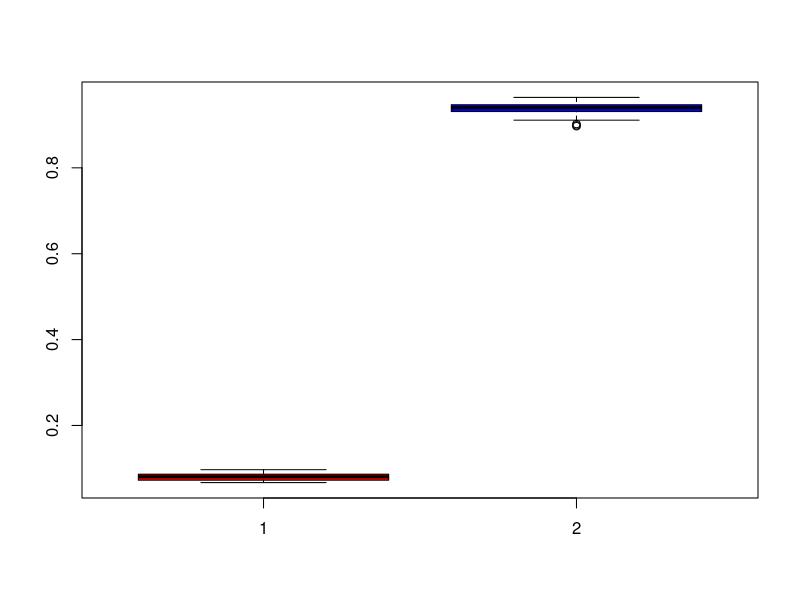
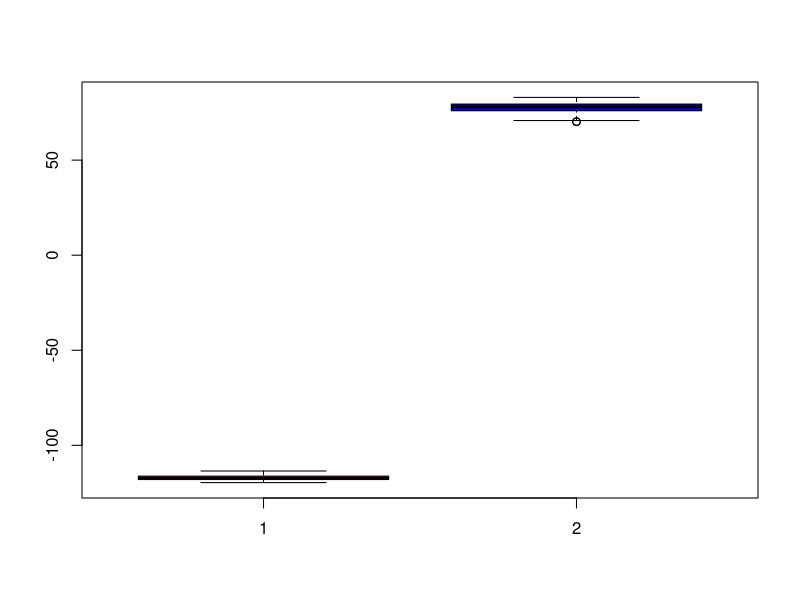
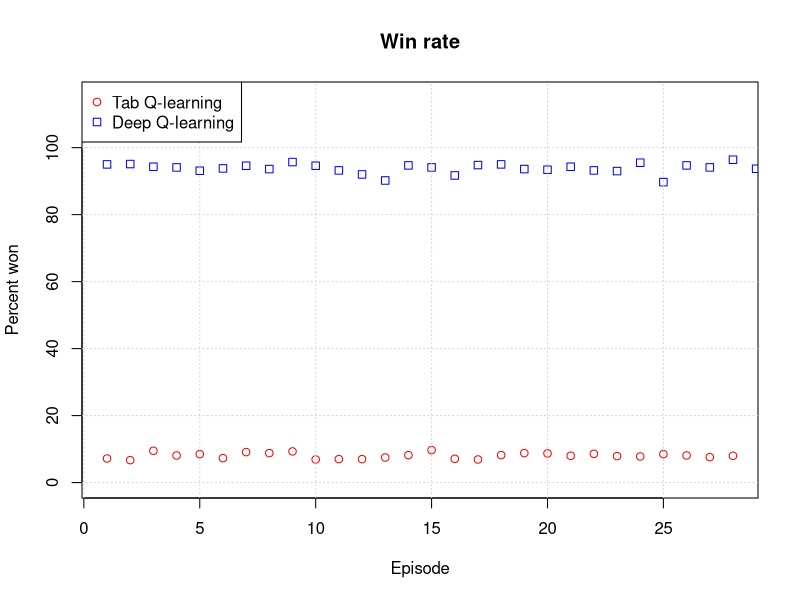
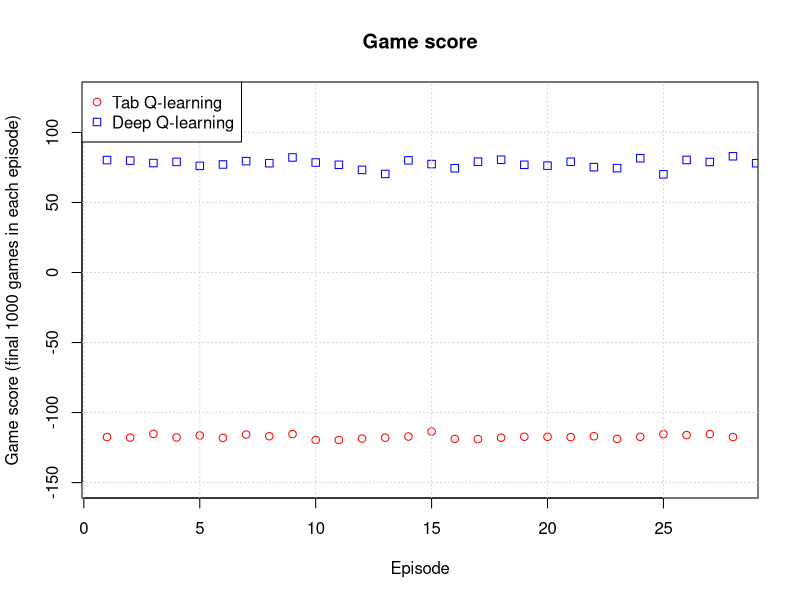
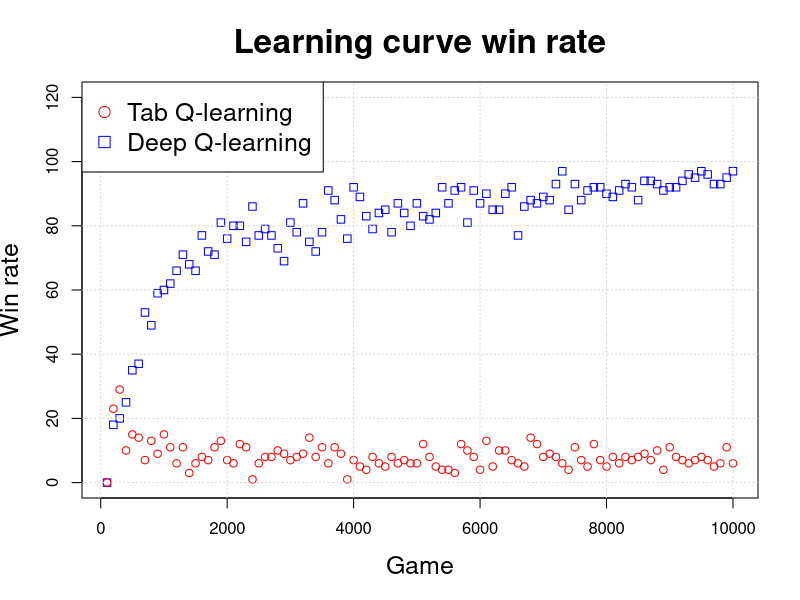
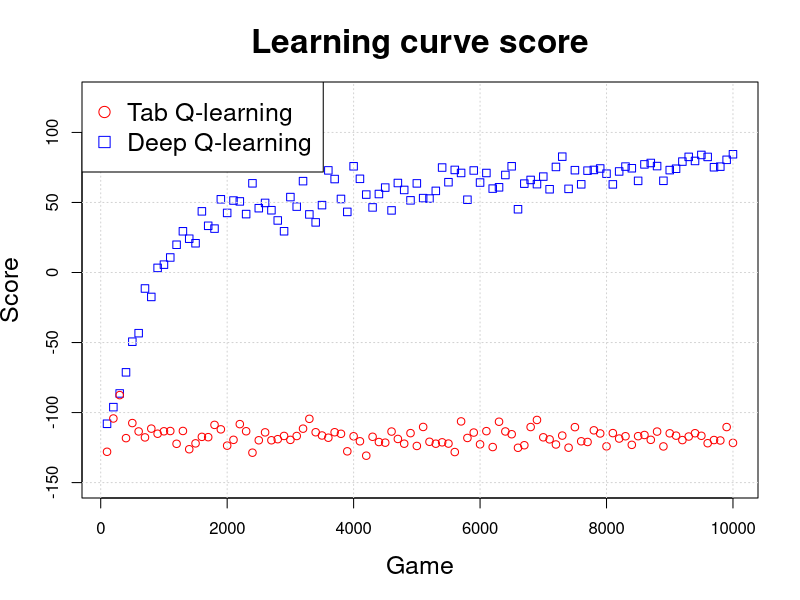
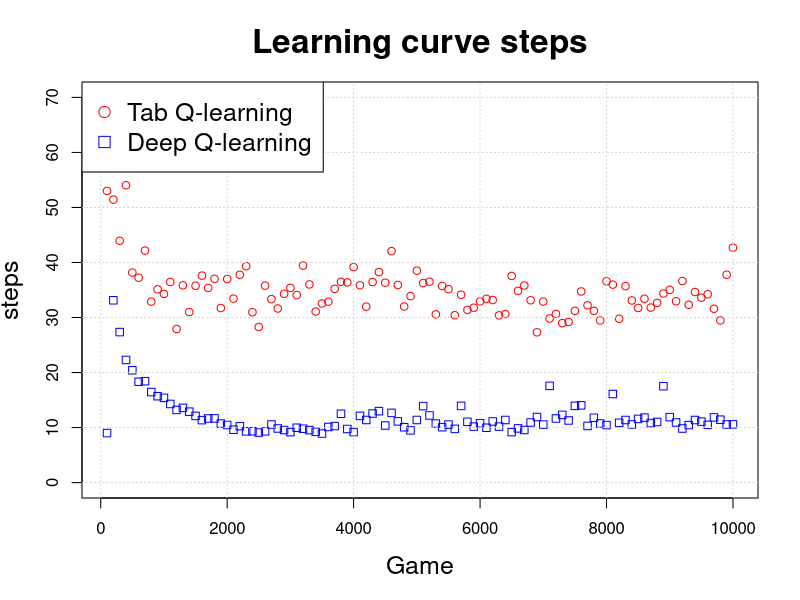

Here is the R script that generated these plots, in order:

### DEEP Q #####################################################################
# Winning: ###
win_rate <- c(0.95, 0.951, 0.943, 0.941, 0.931, 0.938, 0.946, 0.936, 0.957, 0.946, 
              0.932, 0.92, 0.902, 0.947, 0.941, 0.917, 0.948, 0.95, 0.936, 0.934, 
              0.943, 0.932, 0.93, 0.955, 0.897, 0.947, 0.941, 0.964, 0.937, 0.941, 
              0.948, 0.922, 0.949, 0.923, 0.932, 0.94, 0.942, 0.899, 0.941, 0.926, 
              0.939, 0.937, 0.951, 0.946, 0.93, 0.937, 0.931, 0.927, 0.952, 0.955, 
              0.942, 0.922, 0.911)
n <- length(win_rate) # = 53
mean(win_rate) # = 0.9368868

# 99% konfidens interval for win rate:
mean(win_rate) + c(-1,1) * qnorm(0.995) * sd(win_rate) / sqrt(n) # = [0.932 , 0.942]


# Scores: ###
scores <- c(80.24575424575424, 79.88611388611389, 78.13186813186813, 78.96003996003996, 
            76.12987012987013, 77.11788211788212, 79.4905094905095, 78.03596403596404, 
            82.12387612387613, 78.4975024975025, 76.89010989010988, 73.24575424575424, 
            70.36363636363636, 80.06493506493507, 77.4065934065934, 74.43556443556443, 
            79.11688311688312, 80.48651348651349, 76.8991008991009, 76.25674325674326, 
            79.06893106893106, 75.1968031968032, 74.51948051948052, 81.57642357642358, 
            70.08691308691309, 80.33466533466533, 78.8991008991009, 82.991008991009, 
            78.02397602397602, 77.48351648351648, 79.54945054945055, 74.9080919080919, 
            80.13686313686314, 74.41158841158841, 75.14985014985015, 78.96103896103897, 
            78.34865134865134, 70.83216783216783, 78.95004995004994, 75.97102897102897, 
            78.25374625374626, 77.86913086913087, 80.10689310689311, 77.991008991009, 
            76.18081918081919, 77.34365634365635, 76.31168831168831, 74.5004995004995, 
            80.43056943056943, 80.28371628371629, 78.89010989010988, 73.66133866133866, 
            70.85714285714286)
n <- length(scores) # = 53
mean(scores) # = 77.39368

# 99% konfidens interval for scores:
mean(scores) + c(-1,1) * qnorm(0.995) * sd(scores) / sqrt(n) # = [76.349 , 78.438]





### Tabular Q ##################################################################
# Winning: ###
win_rate2 <- c(0.072, 0.067, 0.095, 0.081, 0.085, 0.073, 0.091, 0.088, 0.093, 0.069, 
               0.07, 0.07, 0.075, 0.082, 0.097, 0.071, 0.069, 0.082, 0.088, 0.087, 
               0.08, 0.086, 0.079, 0.078, 0.085, 0.081, 0.076, 0.08)

n2 <- length(win_rate2) # = 28
mean(win_rate2) # = 0.08036

# 99% konfidens interval for win rate:
mean(win_rate2) + c(-1,1) * qnorm(0.995) * sd(win_rate2) / sqrt(n2) # = [0.059 , 0.102]


# Scores: ###
scores2 <- c(-117.509, -117.862, -115.205, -117.775, -116.343, -118.092, -115.702, 
             -116.918, -115.383, -119.561, -119.603, -118.576, -117.945, -117.108, 
             -113.511, -118.804, -118.974, -117.927, -117.257, -117.333, -117.559, 
             -116.918, -118.78, -117.313, -115.45, -116.075, -115.379, -117.487)

length(scores2) # = 16
mean(scores2) # = -117.9025

# 99% konfidens interval for scores:
mean(scores2) + c(-1,1) * qnorm(0.995) * sd(scores2) / sqrt(n2) # = [-122.63 , -113.17]





### Plots ######################################################################
boxplot(win_rate2,win_rate,col = c("red","blue"))

boxplot(scores2,scores,col = c("red","blue"))

# Win rate:
perc1 <- win_rate*100
perc2 <- win_rate2*100
plot(perc2,main = "Win rate",xlab = "Episode", ylab = "Percent won",ylim = c(0,115),col = "red")
points(perc1,pch=0,col = "blue")
grid()
legend("topleft",legend = c("Tab Q-learning","Deep Q-learning"),pch = c(1,0),col = c("red","blue"))

# Scores:
plot(scores2,main = "Game score",xlab = "Episode", ylab = "Game score (final 1000 games in each episode)",ylim = c(-150,125),col = "red")
points(scores,pch=0,col = "blue")
grid()
legend("topleft",legend = c("Tab Q-learning","Deep Q-learning"),pch = c(1,0),col = c("red","blue"))


# Learning graph win rate:
xaxis <- seq(100,10000,100)

deeplearnwin <- c(0.0, 18.0, 20.0, 25.0, 35.0, 37.0, 53.0, 49.0, 59.0, 60.0, 62.0, 
                  66.0, 71.0, 68.0, 66.0, 77.0, 72.0, 71.0, 81.0, 76.0, 80.0, 80.0, 
                  75.0, 86.0, 77.0, 79.0, 77.0, 73.0, 69.0, 81.0, 78.0, 87.0, 75.0, 
                  72.0, 78.0, 91.0, 88.0, 82.0, 76.0, 92.0, 89.0, 83.0, 79.0, 84.0, 
                  85.0, 78.0, 87.0, 84.0, 80.0, 87.0, 83.0, 82.0, 84.0, 92.0, 87.0, 
                  91.0, 92.0, 81.0, 91.0, 87.0, 90.0, 85.0, 85.0, 90.0, 92.0, 77.0, 
                  86.0, 88.0, 87.0, 89.0, 88.0, 93.0, 97.0, 85.0, 93.0, 88.0, 91.0, 
                  92.0, 92.0, 90.0, 89.0, 91.0, 93.0, 92.0, 88.0, 94.0, 94.0, 93.0, 
                  91.0, 92.0, 92.0, 94.0, 96.0, 95.0, 97.0, 96.0, 93.0, 93.0, 95.0, 
                  97.0)

tablearnwin <- c(0.0, 0.23, 0.29, 0.1, 0.15, 0.14, 0.07, 0.13, 0.09, 0.15, 0.11, 
                 0.06, 0.11, 0.03, 0.06, 0.08, 0.07, 0.11, 0.13, 0.07, 0.06, 0.12, 
                 0.11, 0.01, 0.06, 0.08, 0.08, 0.1, 0.09, 0.07, 0.08, 0.09, 0.14, 
                 0.08, 0.11, 0.06, 0.11, 0.09, 0.01, 0.07, 0.05, 0.04, 0.08, 0.06, 
                 0.05, 0.08, 0.06, 0.07, 0.06, 0.06, 0.12, 0.08, 0.05, 0.04, 0.04, 
                 0.03, 0.12, 0.1, 0.08, 0.04, 0.13, 0.05, 0.1, 0.1, 0.07, 0.06, 0.05, 
                 0.14, 0.12, 0.08, 0.09, 0.08, 0.06, 0.04, 0.11, 0.07, 0.05, 0.12, 
                 0.07, 0.05, 0.08, 0.06, 0.08, 0.07, 0.08, 0.09, 0.07, 0.1, 0.04, 
                 0.11, 0.08, 0.07, 0.06, 0.07, 0.08, 0.07, 0.05, 0.06, 0.11, 0.06) * 100


plot(xaxis,deeplearnwin,col = "blue", main = "Learning curve win rate",xlab = "Game",
     ylab = "Win rate",pch=0,cex.main = 2, cex.lab = 1.5,ylim = c(0,120))
points(xaxis,tablearnwin,col = "red")
grid()
legend("topleft",legend = c("Tab Q-learning","Deep Q-learning"),pch = c(1,0),col = c("red","blue"),cex = 1.5)

# Learning curve score:


deeplearnscore <- c(-108.0, -96.13, -86.35, -71.28, -49.41, -43.33, -11.43, -17.45, 
                    3.3, 5.6, 10.71, 19.8, 29.42, 24.11, 20.88, 43.65, 33.35, 31.33, 
                    52.27, 42.53, 51.39, 50.75, 41.69, 63.67, 45.9, 49.68, 44.45, 
                    37.16, 29.45, 53.83, 47.03, 65.21, 41.46, 35.77, 48.09, 72.9, 
                    66.72, 52.49, 43.26, 75.82, 66.88, 55.62, 46.45, 56.02, 60.63, 
                    44.33, 63.88, 58.94, 51.51, 63.62, 53.1, 52.8, 58.27, 74.93, 
                    64.46, 73.24, 71.06, 51.95, 72.83, 64.22, 71.03, 59.89, 60.82, 
                    69.62, 75.83, 45.15, 63.44, 66.08, 63.08, 68.46, 59.42, 75.35, 
                    82.69, 59.71, 73.05, 62.96, 72.71, 73.22, 74.26, 70.55, 62.9, 
                    72.13, 75.62, 74.43, 65.43, 77.19, 78.19, 75.98, 65.48, 73.1, 
                    74.07, 79.17, 82.55, 79.63, 83.92, 82.51, 75.15, 75.57, 80.44, 
                    84.41)

tablearnscore <- c(-128.0, -104.23, -87.55, -118.26, -107.5, -113.48, -117.74, -111.47, 
                   -115.11, -113.38, -113.18, -122.3, -113.14, -126.19, -121.99, 
                   -117.35, -117.57, -108.8, -111.99, -123.63, -119.47, -108.26, 
                   -113.34, -128.65, -119.78, -114.14, -119.78, -119.01, -116.69, 
                   -119.5, -116.74, -111.5, -104.48, -114.05, -116.37, -117.96, 
                   -114.05, -115.16, -127.68, -116.93, -120.51, -130.8, -117.29, 
                   -121.04, -121.5, -113.56, -118.84, -122.23, -114.69, -123.84, 
                   -110.28, -120.87, -122.23, -121.25, -122.15, -128.2, -106.32, 
                   -118.13, -114.28, -122.68, -113.27, -124.62, -106.55, -113.49, 
                   -115.47, -125.14, -123.33, -110.34, -105.28, -117.67, -119.14, 
                   -122.79, -116.44, -125.07, -110.41, -120.52, -121.01, -112.69, 
                   -114.92, -124.12, -114.67, -118.55, -116.91, -123.05, -116.86, 
                   -116.02, -119.46, -113.58, -124.18, -114.83, -116.49, -119.65, 
                   -117.11, -114.76, -116.59, -121.88, -119.62, -119.94, -110.35, 
                   -121.65)




plot(xaxis,deeplearnscore,pch=0,col = "blue", main = "Learning curve score", xlab = "Game",
     ylab = "Score", ylim = c(-150,125),cex.main = 2, cex.lab = 1.5)
points(xaxis,tablearnscore,col = "red")
grid()
legend("topleft",legend = c("Tab Q-learning","Deep Q-learning"),pch = c(1,0),col = c("red","blue"),cex = 1.5)


# Learning curve steps:
tablearnstep <- c(53.0, 51.42, 43.95, 54.03, 38.17, 37.23, 42.16, 32.89, 35.12, 
                  34.29, 36.46, 27.92, 35.85, 31.0, 35.77, 37.61, 35.38, 37.04, 
                  31.72, 36.99, 33.43, 37.77, 39.32, 30.96, 28.28, 35.79, 33.34, 
                  31.64, 34.31, 35.38, 34.08, 39.44, 36.01, 31.08, 32.55, 32.88, 
                  35.21, 36.49, 36.38, 39.17, 35.86, 31.97, 36.45, 38.26, 36.32, 
                  42.06, 35.91, 32.0, 33.88, 38.52, 36.27, 36.5, 30.58, 35.74, 
                  35.15, 30.42, 34.14, 31.39, 31.78, 32.93, 33.4, 33.18, 30.39, 
                  30.63, 37.56, 34.84, 35.82, 33.13, 27.31, 32.89, 29.82, 30.66, 
                  28.98, 29.19, 31.22, 34.73, 32.22, 31.22, 29.46, 36.59, 35.98, 
                  29.77, 35.71, 33.1, 31.74, 33.41, 31.81, 32.65, 34.37, 35.03, 
                  32.96, 36.64, 32.32, 34.63, 33.61, 34.23, 31.59, 29.47, 37.78, 
                  42.69)
deeplearnstep <- c(9.0, 33.13, 27.35, 22.28, 20.41, 18.33, 18.43, 16.45, 15.7, 15.4, 
                   14.29, 13.2, 13.58, 12.89, 12.12, 11.35, 11.65, 11.67, 10.73, 
                   10.47, 9.61, 10.25, 9.31, 9.33, 9.1, 9.32, 10.55, 9.84, 9.55, 
                   9.17, 9.97, 9.79, 9.54, 9.23, 8.91, 10.1, 10.28, 12.51, 9.74, 
                   9.18, 12.12, 11.38, 12.55, 12.98, 10.37, 12.67, 11.12, 10.06, 
                   9.49, 11.38, 13.9, 12.2, 10.73, 10.07, 10.54, 9.76, 13.94, 11.05, 
                   10.17, 10.78, 9.97, 11.11, 10.18, 11.38, 9.17, 9.85, 9.56, 10.92, 
                   11.92, 10.54, 17.58, 11.65, 12.31, 11.29, 13.95, 14.04, 10.29, 
                   11.78, 10.74, 10.45, 16.1, 10.87, 11.38, 10.57, 11.57, 11.81, 
                   10.81, 11.02, 17.52, 11.9, 10.93, 9.83, 10.45, 11.37, 11.08, 
                   10.49, 11.85, 11.43, 10.56, 10.59)

plot(xaxis,deeplearnstep,col = "blue", main = "Learning curve steps",xlab = "Game",
     ylab = "steps",pch=0,cex.main = 2, cex.lab = 1.5,ylim = c(0,70))
points(xaxis,tablearnstep,col = "red")
grid()
legend("topleft",legend = c("Tab Q-learning","Deep Q-learning"),pch = c(1,0),col = c("red","blue"),cex = 1.5)


# t.test win rate: ###
t.test(win_rate2,win_rate) # p-value = 2.2e-16

# t.test scores: ###
t.test(scores2,scores) # p-value = 2.2e-16






















